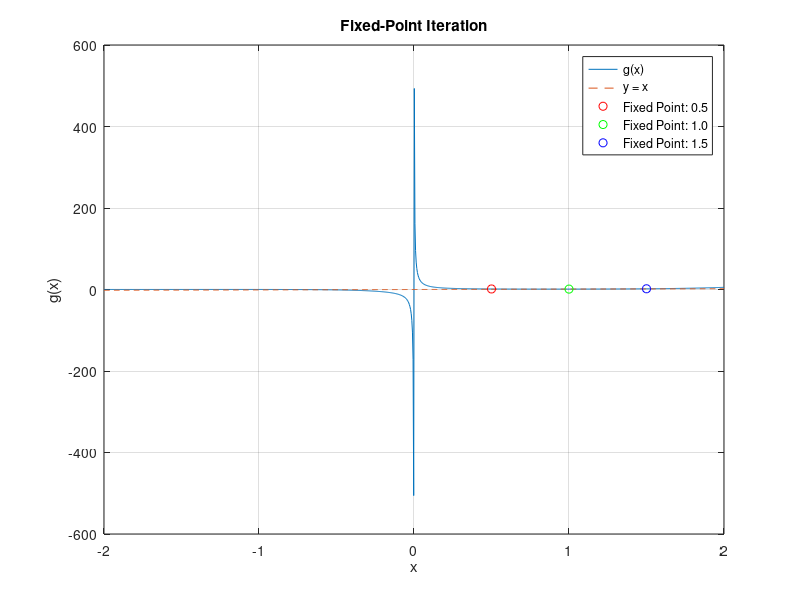

MATLAB code to generate this figure:
% The main function of our program
function main()

    clc; clear;

    % Main Area for Input
    g = @(x) x.^(x - cos(x)); % equation

    % Try different initial approximations
    initial_approximations = [0.5, 1.0, 1.5];

    % Define colors for each fixed point
    colors = ['r', 'g', 'b'];

    for i = 1:length(initial_approximations)
        p = initial_approximations(i);
        TOL = 1e-4; % tolerance
        N = 50;     % max num of iterations

        % Function calling
        fixed_point_iteration(g, p, TOL, N, colors(i));
    end

    % Plot the function and y=x line
    x_vals = linspace(-2, 2, 1000);
    y_vals = g(x_vals);

    figure;
    plot(x_vals, y_vals, 'DisplayName', 'g(x)');
    hold on;
    plot(x_vals, x_vals, '--', 'DisplayName', 'y = x');

    % Highlight fixed points with distinct colors
    for i = 1:length(initial_approximations)
        p = initial_approximations(i);
        color = colors(i);
        plot(p, g(p), [color 'o'], 'DisplayName', sprintf('Fixed Point: %.1f', p));
    end

    xlabel('x');
    ylabel('g(x)');
    title('Fixed-Point Iteration');
    legend('Location', 'northeast');
    grid on;
    hold off;

end

% The Function implemented for Fix-Point Iteration
function fixed_point_iteration(g, p, TOL, N, color)

    success = false;
    fprintf('fixed-point method\n');

    % Step 1
    i = 1;

    % Step 2
    while i <= N

        % Step 3
        P = g(p);

        % Step 4
        if abs(P - p) < TOL
            fprintf('\nProcedure completed successfully. Root: %.10f\n', p);

            success = true;
            return;
        end

        % Step 5
        i = i + 1;

        % Step 6
        p = P;
    end

    % Step 7 - if not success
    if ~success
        fprintf('\nMethod failed after %d iterations\n', N);
        fprintf('The procedure was unsuccessful.\n');
    end
end
